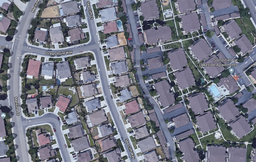
#> input picture segmentation/sample_images/image1.png, 256 x 162 px, shrunk from 1874 x 1188 before the run
$ python -i segmentation.py   (imports and definitions only)   (older library calls are emulated)
#> lines starting #> are read from the running program, lines starting #| are printed output that depends on the picture; after the words box and inside, x2 and y2 are one past the last pixel; in counts of white or black regions, pixels touching at a corner belong together
#> further down, picture is the input picture: shape (162, 256, 3); mean B, G, R 132.6, 118.6, 115.9
import cv2 as cv
import urllib.request
from io import BytesIO
import numpy as np
import random as rng
from sklearn.cluster import KMeans, DBSCAN
from skimage.util import img_as_float

def kmeans_fast(features, k, num_iters=100):
    """ Use kmeans algorithm to group features into k clusters.

    This function makes use of numpy functions and broadcasting to speed up the
    first part(cluster assignment) of kmeans algorithm.

    Hints
    - You may find np.repeat and np.argmin useful

    Args:
        features - Array of N features vectors. Each row represents a feature
            vector.
        k - Number of clusters to form.
        num_iters - Maximum number of iterations the algorithm will run.

    Returns:
        assignments - Array representing cluster assignment of each point.
            (e.g. i-th point is assigned to cluster assignments[i])
    """

    N, D = features.shape

    assert N >= k, 'Number of clusters cannot be greater than number of points'

    # Randomly initalize cluster centers
    idxs = np.random.choice(N, size=k, replace=False)
    # idxs = np.floor(np.linspace(0, N-1, k)).astype(int)
    if np.floor(N/2) not in idxs:
        idxs[np.random.choice(len(idxs), size=1, replace=False)] = np.floor(N/2)
    centers = features[idxs]
    assignments = np.zeros(N)

    for n in range(num_iters):
        # Step 2: assign point to closest center
        new_assignments = np.zeros(N)
        distances = np.sqrt(((features - centers[:, np.newaxis])**2).sum(axis=2))
        new_assignments = np.argmin(distances, axis=0)

        # Step 3: compute new center of each cluster
        for center_k in range(k):
            cluster_i = features[new_assignments == center_k]
            centers[center_k] = np.mean(cluster_i, axis=0)

        # Step 4: check for differences
        if np.sum(new_assignments - assignments) == 0:
            break
        assignments = new_assignments

    return assignments

def bm0(img,n,m):
   for i in range(n):
       img = cv.blur(img, ((m, m)))
       img[img != 255] = 0
   return img

def bm1(img,n,m):
   for i in range(n):
       img = cv.blur(img, ((m, m)))
       img[img != 0] = 255
   return img

def image_segmentation(img):
    # [77 lines of commented-out code are left out]

    n_k = 25

    # Fourth method
    # img = cv.blur(img, (3, 3))

    normalized_img = img/255

    H, W, C = img.shape
#> H = 162; W = 256; C = 3
    color = img_as_float(img)
    features = np.zeros((H*W, C+3))

    grid = np.dstack(np.mgrid[0:H,0:W])
    grid = 5*(grid - np.mean(grid))/np.std(grid)
    new_img = 1.2*(img - np.mean(img))/np.std(img)
    edges = cv.blur(img, (3, 3))
    edges = cv.Canny(edges, 90, 150)
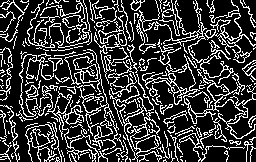
#> edges: shape (162, 256); 23.1% white in thin lines or dots
    edges = cv.blur(edges, (2, 2))
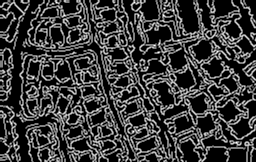
#> edges: shape (162, 256); min 0, max 255, mean 59.3
    edges = 0.5*(edges - np.mean(edges))/np.std(edges)
    edges = edges.reshape([edges.shape[0], edges.shape[1], 1])

    new_image = np.dstack((new_img, grid, edges))

    # import pdb
    # pdb.set_trace()

    features = np.reshape(new_image, [H*W, C+3], order='A')

    assignments = kmeans_fast(features, n_k, num_iters=100)
#> in kmeans_fast, `centers = features[idxs]`: centers = 25 rows, first 6: [2.27, 1.61, 1.3, 1.28, -2.49, -0.442], [1.27, 0.702, 0.559, -4.08, -6.65, -0.442], [0.331, -0.524, -0.667, -7.33, 9.3, -0.442], [1.39, 0.901, 1.07, -2.04, 1.21, 0.0347], [2.13, 1.84, 1.61, -4.76, 5.52, 0.512], [2.38, 2.01, 1.81, -7.78, -6.73, -0.442]
#> after the loop in kmeans_fast, `for n in range(num_iters):`: centers = 25 rows, first 6: [1.28, 0.822, 0.74, 1.69, -6.39, -0.0935], [1.33, 0.868, 0.848, -2.81, -5.14, -0.0575], [-0.21, -0.616, -0.77, -6.37, 9.64, -0.0318], [0.442, -0.129, -0.147, -2.21, 4.39, -0.0659], [0.831, 0.297, 0.286, -6.12, 6.26, -0.0994], [1.33, 0.857, 0.765, -6.32, -1.94, 0.00718]
    # assignments = DBSCAN(eps=1, min_samples=(H*W)/30).fit(features).labels_

    # import pdb
    # pdb.set_trace()

    segments = assignments.reshape((H, W))
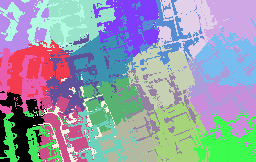
#> segments: shape (162, 256) int64; 25 distinct labels, from 0 to 24; one colour per label, 0 black

    main_cluster = segments[int(H/2), int(W/2)]
#> main_cluster = 16

    # rgb_segments = segments*255/(n_k - 1)

    segments[segments == main_cluster] = 255
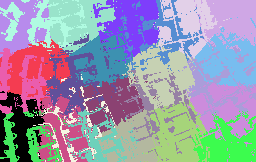
#> segments: shape (162, 256) int64; 25 distinct labels, from 0 to 255; one colour per label, 0 black
    segments[segments != 255] = 0
#> segments: shape (162, 256) int64; 4.4% white; 29 white regions (28 under 20 px), largest, box (x1, y1, x2, y2) and area: (78, 76, 144, 133) 1767

    segments = cv.blur(segments,(2,2))
#> segments: shape (162, 256) int32; 5 distinct labels, from 0 to 255
    segments[segments != 255] = 0
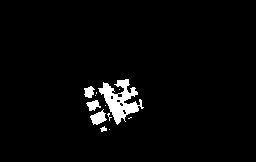
#> segments: shape (162, 256) int32; 3.1% white; 12 white regions (7 under 20 px), largest, box (x1, y1, x2, y2) and area: (98, 79, 144, 125) 896, (90, 109, 107, 125) 152, (86, 100, 101, 111) 97, (84, 86, 95, 98) 90, (100, 126, 107, 132) 25
    segments = cv.blur(segments,(3,3))
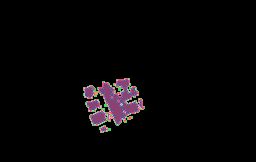
#> segments: shape (162, 256) int32; 10 distinct labels, from 0 to 255; one colour per label, 0 black
    segments[segments != 255] = 0
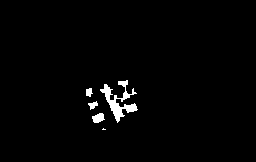
#> segments: shape (162, 256) int32; 1.7% white; 5 white regions (1 under 20 px), largest, box (x1, y1, x2, y2) and area: (100, 80, 138, 123) 528, (92, 113, 105, 123) 91, (88, 101, 98, 110) 49, (86, 88, 93, 97) 46

    # [5 lines of commented-out code are left out]

    area_percent = np.sum(segments)/(255*H*W)
#> area_percent = 0.0173
    rgb_segments = np.stack([segments, segments, segments], axis=-1)
    rgb_segments = np.clip(rgb_segments + img, 0, 255)

    return rgb_segments, area_percent

>>> import cv2
>>> picture = cv2.imread('../../segmentation/sample_images/image1.png')
>>> result = image_segmentation(picture)
